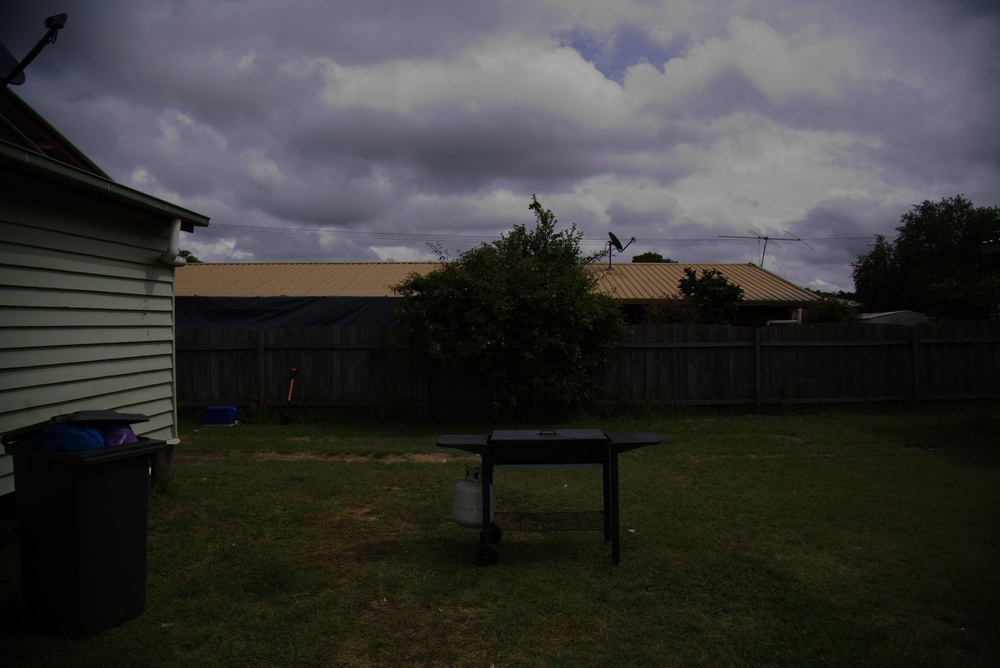
//> input picture Labs/02/image.jpg, 1000 x 668 px, shrunk from 2000 x 1335 before the run
$ ./lab02_task05 image.jpg   (built with g++ and OpenCV 4)
//> lines starting //> are read from the running program, lines starting //| are printed output that depends on the picture; after the words box and inside, x2 and y2 are one past the last pixel; in counts of white or black regions, pixels touching at a corner belong together
#include <opencv2/highgui.hpp>
#include <opencv2/imgproc.hpp>
#include <iostream>

using namespace cv;
using namespace std;

void plotHistogram2D(Mat histogramData, int height, int widthRatio, string name)
{
    //create empty image to contain the actual plot
    Mat graph = Mat::zeros(height,histogramData.rows*widthRatio,CV_8U);

    //find maximum value in order to scale the height of the histogram bars accordingly
    float max = histogramData.at<float>(0,0);
    for (int i = 1; i < histogramData.rows; i++)
    {
        if (max < histogramData.at<float>(i,0))
        {
            max = histogramData.at<float>(i,0);
        }
    }


    //generate image to show the histogram bry drawing rectangles on a matrix of zeroes
    for (int i = 0; i < histogramData.rows; i++)
    {
        rectangle(graph,
            Point(i*widthRatio, 0),
            Point((i+1)*widthRatio-1, height-(int)(histogramData.at<float>(i,0)*height/max)),
            Scalar(255),FILLED);
    }

    imshow(name, graph);
}

int main(int argc, char** argv)
{
    Mat img = imread(argv[1], IMREAD_GRAYSCALE);
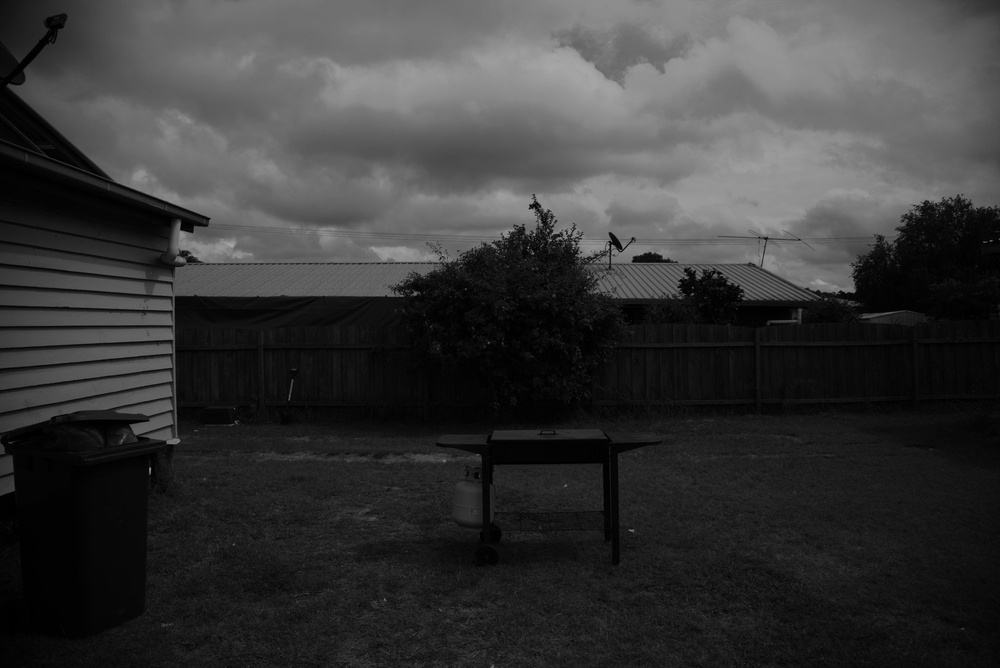
//> img: 668 rows x 1000 cols, CV_8UC1; min 0, max 168, mean 56.1

    Mat eqImg = Mat::zeros(img.rows, img.cols,img.type());

    equalizeHist(img, eqImg);   //Equalize image
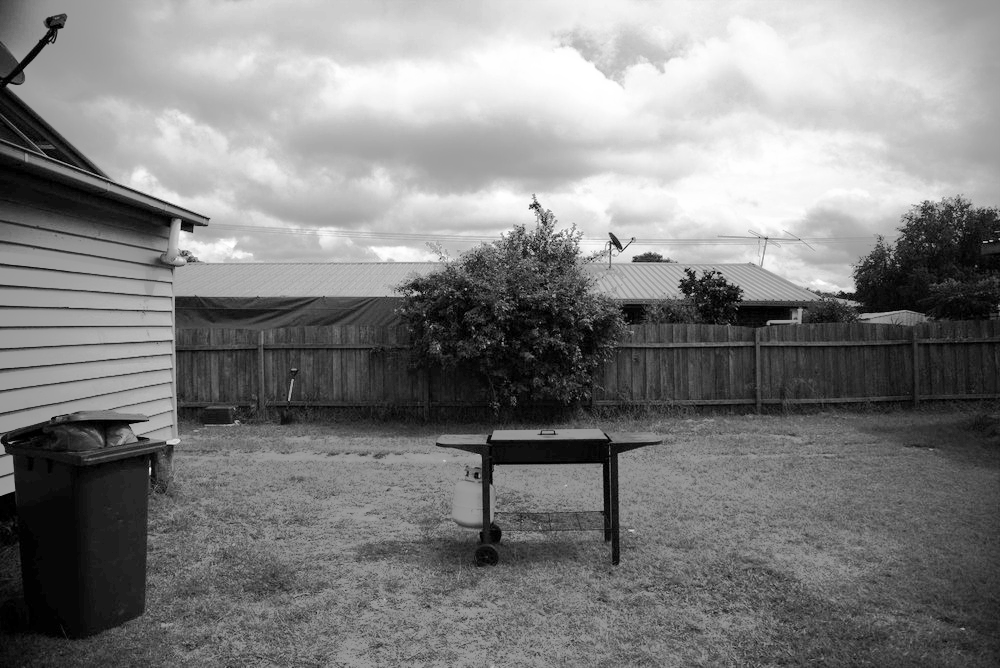
//> eqImg: 668 rows x 1000 cols, CV_8UC1; min 0, max 255, mean 128.6

    int nbins = 256; //n° of columns composing the histogram
    //Histogram Calculation
    Mat originHist, eqHist;
    int c[] = {0}, size[] = {nbins};
    float range[] = {0,256};
    const float* ranges[] = {range};
    calcHist(&img, 1, c, Mat(), originHist, 1, size, ranges);
//> originHist = 256 values, max 13057 at index 4, min 0 at index 169, mean 2609.4
    calcHist(&eqImg, 1, c, Mat(), eqHist, 1, size, ranges);
//> eqHist = 256 values, max 13057 at index 16, min 0 at index 1, mean 2609.4

    //print results
    plotHistogram2D(originHist, 500, 1000/nbins, "Pre-equalization Histogram");
//> in plotHistogram2D, `float max = histogramData.at<float>(0,0);`: max = 1899
//> the loop in plotHistogram2D, `for (int i = 1; i < histogramData.rows; i++)` made 255 passes
//> max on passes 1, 2, 4: 5855, 11684, 13057
//> after the loop in plotHistogram2D, `for (int i = 1; i < histogramData.rows; i++)`: max = 13057
//> after the loop in plotHistogram2D, `for (int i = 0; i < histogramData.rows; i++)`:
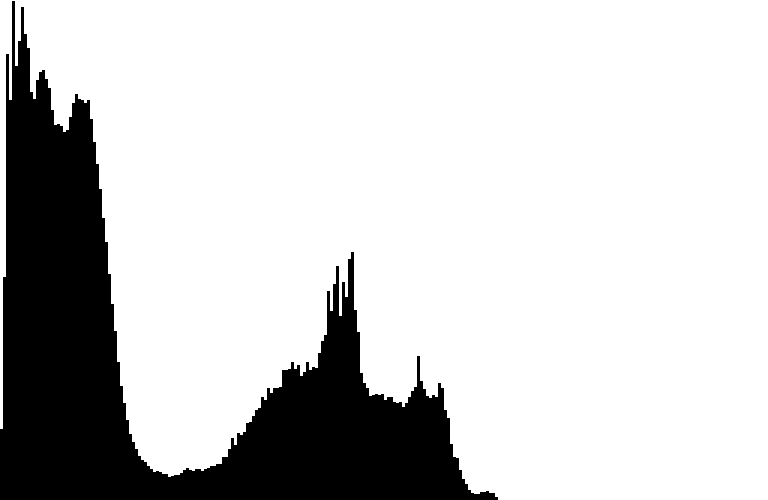
//> graph: 500 rows x 768 cols, CV_8UC1; 80.2% white; 1 black region, box (x1, y1, x2, y2) and area: (0, 1, 498, 500) 75999
    plotHistogram2D(eqHist, 500, 1000/nbins, "Equalized Histogram");
//> call 2 of plotHistogram2D, with height = 500, widthRatio = 3, name = "Equalized Histogram"
//> in plotHistogram2D (call 2), `float max = histogramData.at<float>(0,0);`: max = 1899
//> the loop in plotHistogram2D (call 2), `for (int i = 1; i < histogramData.rows; i++)` made 255 passes
//> after the loop in plotHistogram2D (call 2), `for (int i = 1; i < histogramData.rows; i++)`: max = 13057
//> after the loop in plotHistogram2D (call 2), `for (int i = 0; i < histogramData.rows; i++)`:
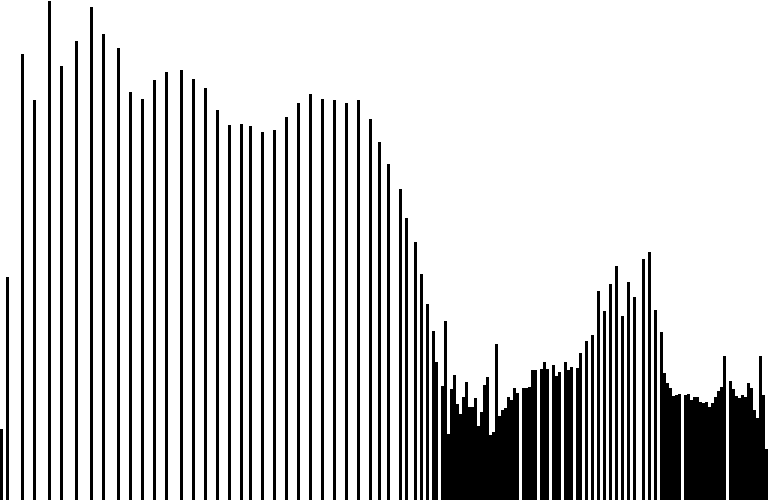
//> graph: 500 rows x 768 cols, CV_8UC1; 80.2% white; 60 black regions, largest, box (x1, y1, x2, y2) and area: (441, 321, 519, 500) 7989, (684, 356, 726, 500) 4407, (729, 356, 768, 500) 4035

    imshow("Original image", img);
    imshow("Equalized image", eqImg);

    waitKey(0);
	return 0;
}
